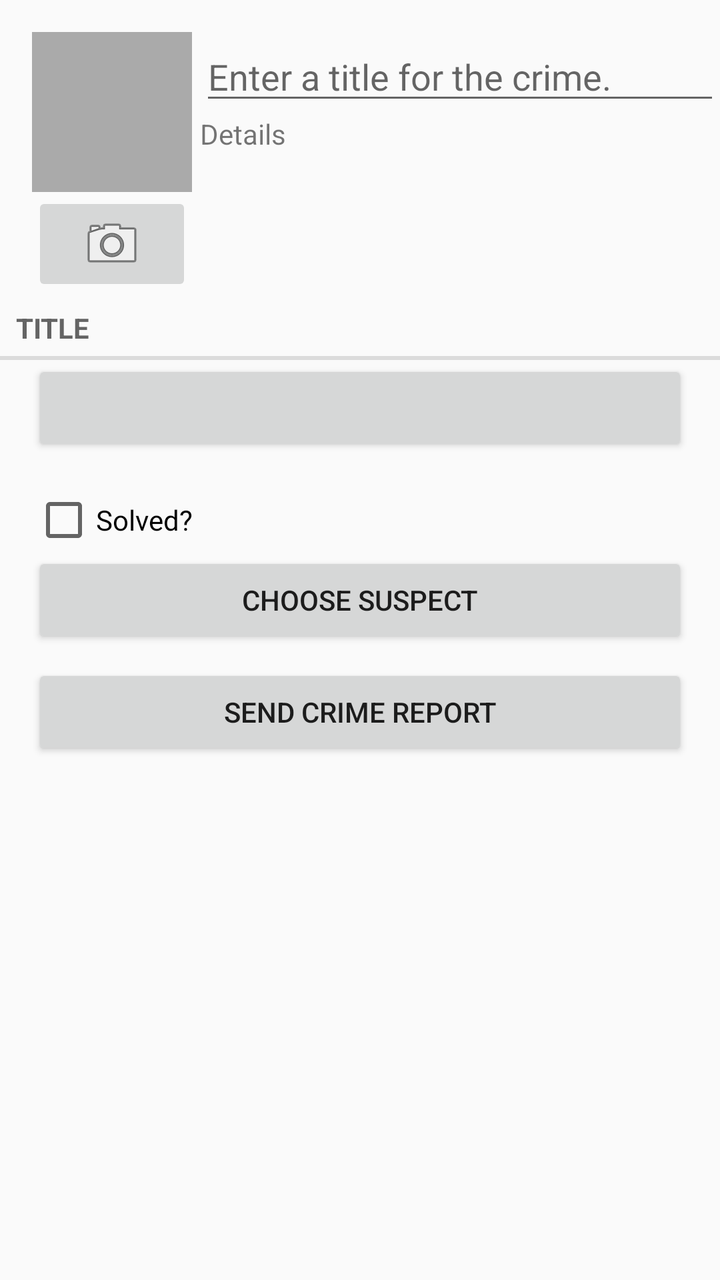
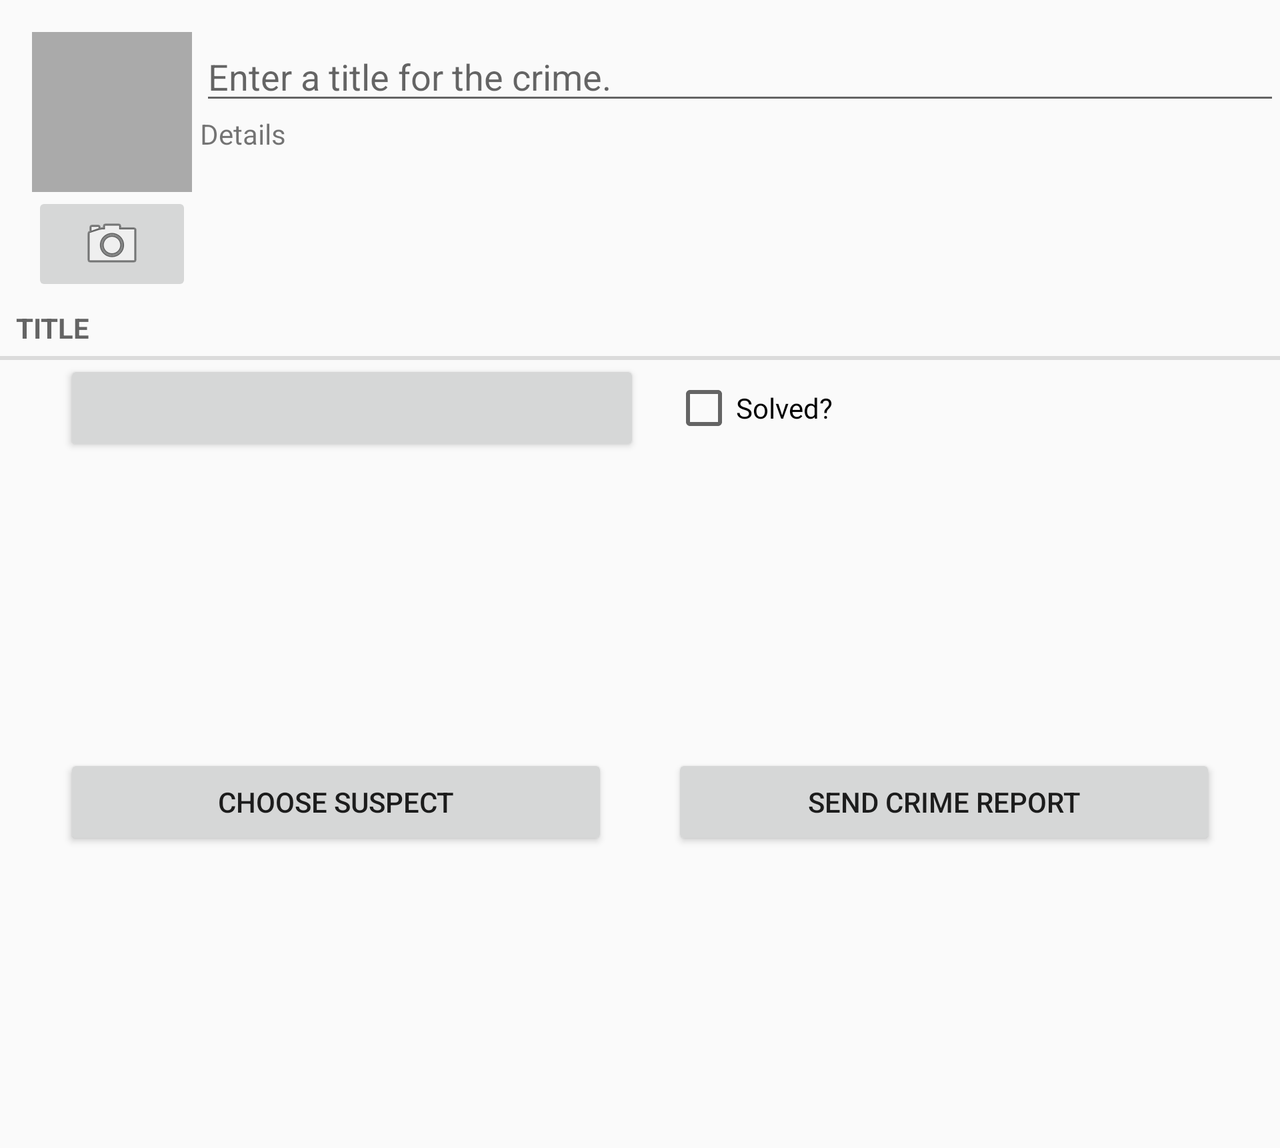

One screen, two layout resources from the same app: the default and the repository's alternative for another configuration. Each is rendered where Android would select it; the XML of both is given below.
<!-- AndroidManifest.xml: application theme AppBaseTheme -->
<!-- res/layout/fragment_crime.xml -->
<?xml version="1.0" encoding="utf-8"?>
<ScrollView xmlns:android="http://schemas.android.com/apk/res/android"
    android:layout_width="match_parent"
    android:layout_height="match_parent">

    <LinearLayout
        android:layout_width="match_parent"
        android:layout_height="wrap_content"
        android:orientation="vertical"
        >

        <LinearLayout android:layout_width="match_parent"
            android:layout_height="match_parent"
            android:orientation="horizontal"
            android:layout_marginStart="16dp"
            android:layout_marginLeft="16dp"
            android:layout_marginTop="16dp">

            <LinearLayout android:layout_width="wrap_content"
                android:layout_height="wrap_content"
                android:orientation="vertical"
                android:layout_marginEnd="4dp"
                android:layout_marginRight="4dp">

                <ImageView
                    android:id="@+id/crime_imageView"
                    android:layout_width="80dp"
                    android:layout_height="80dp"
                    android:scaleType="centerInside"
                    android:background="@android:color/darker_gray"
                    android:cropToPadding="true"/>

                <ImageButton
                    android:id="@+id/crime_imageButton"
                    android:layout_width="match_parent"
                    android:layout_height="wrap_content"
                    android:src="@android:drawable/ic_menu_camera"/>

            </LinearLayout>

            <LinearLayout android:layout_width="wrap_content"
                android:layout_height="wrap_content"
                android:orientation="vertical"
                android:layout_weight="1">

                <EditText android:id="@+id/crime_title"
                    android:layout_width="match_parent"
                    android:layout_height="wrap_content"
                    android:hint="@string/crime_title_hint"
                    />

                <TextView
                    android:layout_width="match_parent"
                    android:layout_height="wrap_content"
                    android:text="@string/crime_details_label"/>

            </LinearLayout>

        </LinearLayout>

        <TextView
            android:layout_width="match_parent"
            android:layout_height="wrap_content"
            android:text="@string/crime_title_label"
            style="?android:listSeparatorTextViewStyle"/>



        <Button
            android:id="@+id/choice_button"
            android:layout_width="match_parent"
            android:layout_height="wrap_content"
            android:layout_marginLeft="16dp"
            android:layout_marginRight="16dp"/>

        <CheckBox
            android:id="@+id/crime_solved"
            android:layout_width="match_parent"
            android:layout_height="wrap_content"
            android:layout_marginLeft="16dp"
            android:layout_marginTop="16dp"
            android:layout_marginRight="16dp"
            android:text="@string/crime_solved_label" />

        <LinearLayout
            android:layout_width="match_parent"
            android:layout_height="match_parent"
            android:orientation="vertical">

            <Button
                android:id="@+id/crime_suspectButton"
                android:layout_width="match_parent"
                android:layout_height="wrap_content"
                android:layout_marginLeft="16dp"
                android:layout_marginRight="16dp"
                android:text="@string/crime_suspect_text"
                android:layout_marginBottom="8dp"/>

            <Button
                android:id="@+id/crime_reportButton"
                android:layout_width="match_parent"
                android:layout_height="wrap_content"
                android:layout_marginLeft="16dp"
                android:layout_marginRight="16dp"
                android:text="@string/crime_report_text"/>

        </LinearLayout>


    </LinearLayout>

</ScrollView>
<!-- resources referenced by this layout -->
<resources>
  <string name="crime_details_label">Details</string>
  <string name="crime_report_text">Send Crime Report</string>
  <string name="crime_solved_label">Solved?</string>
  <string name="crime_suspect_text">Choose Suspect</string>
  <string name="crime_title_hint">Enter a title for the crime.</string>
  <string name="crime_title_label">Title</string>
  <style name="AppBaseTheme" parent="Theme.AppCompat.Light">
          <item name="android:windowNoTitle">false</item>
          <item name="android:windowActionBar">true</item>
          
          <item name="colorPrimary">@color/colorPrimary</item>
          <item name="colorPrimaryDark">@color/colorPrimaryDark</item>
          <item name="colorAccent">@color/colorAccent</item>
      </style>
</resources>
<!-- res/layout-land/fragment_crime.xml (the repository's variant of the layout above) -->
<!-- drawn on the phone turned sideways -->
<?xml version="1.0" encoding="utf-8"?>
<ScrollView xmlns:android="http://schemas.android.com/apk/res/android"
    android:layout_width="match_parent"
    android:layout_height="match_parent">

    <LinearLayout
        android:layout_width="match_parent"
        android:layout_height="match_parent"
        android:orientation="vertical"
        >

        <LinearLayout android:layout_width="match_parent"
            android:layout_height="wrap_content"
            android:orientation="horizontal"
            android:layout_marginLeft="16dp"
            android:layout_marginTop="16dp">

            <LinearLayout android:layout_width="wrap_content"
                android:layout_height="wrap_content"
                android:orientation="vertical"
                android:layout_marginRight="4dp">

                <ImageView
                    android:id="@+id/crime_imageView"
                    android:layout_width="80dp"
                    android:layout_height="80dp"
                    android:scaleType="centerInside"
                    android:background="@android:color/darker_gray"
                    android:cropToPadding="true"/>

                <ImageButton android:id="@+id/crime_imageButton"
                    android:layout_width="match_parent"
                    android:layout_height="wrap_content"
                    android:src="@android:drawable/ic_menu_camera"/>

            </LinearLayout>

            <LinearLayout android:layout_width="wrap_content"
                android:layout_height="wrap_content"
                android:orientation="vertical"
                android:layout_weight="1">

                <EditText android:id="@+id/crime_title"
                    android:layout_width="match_parent"
                    android:layout_height="wrap_content"
                    android:hint="@string/crime_title_hint"
                    android:autofillHints="@string/new_crime"
                    />

                <TextView
                    android:layout_width="match_parent"
                    android:layout_height="wrap_content"
                    android:text="@string/crime_details_label"/>

            </LinearLayout>

        </LinearLayout>

        <TextView
            android:layout_width="match_parent"
            android:layout_height="wrap_content"
            android:text="@string/crime_title_label"
            style="?android:listSeparatorTextViewStyle"/>



        <LinearLayout
            android:layout_width="match_parent"
            android:layout_height="197dp"
            android:layout_marginLeft="16dp"
            android:layout_marginRight="16dp"
            android:orientation="horizontal">

            <Button
                android:id="@+id/choice_button"
                android:layout_width="0dp"
                android:layout_height="wrap_content"
                android:layout_marginLeft="16dp"
                android:layout_marginRight="16dp"
                android:layout_weight="1" />

            <CheckBox
                android:id="@+id/crime_solved"
                android:layout_width="0dp"
                android:layout_height="wrap_content"
                android:layout_weight="1"
                android:text="@string/crime_solved_label" />

        </LinearLayout>

        <LinearLayout
            android:layout_width="match_parent"
            android:layout_height="197dp"
            android:layout_marginLeft="16dp"
            android:layout_marginRight="16dp"
            android:orientation="horizontal">

            <Button
                android:id="@+id/crime_suspectButton"
                android:layout_width="0dp"
                android:layout_height="wrap_content"
                android:layout_marginLeft="16dp"
                android:layout_marginRight="16dp"
                android:text="@string/crime_suspect_text"
                android:layout_weight="1"/>

            <Button
                android:id="@+id/crime_reportButton"
                android:layout_width="0dp"
                android:layout_height="wrap_content"
                android:layout_marginLeft="16dp"
                android:layout_marginRight="16dp"
                android:text="@string/crime_report_text"
                android:layout_weight="1"/>

        </LinearLayout>

    </LinearLayout>

</ScrollView>
<!-- resources referenced by the variant -->
<!-- as the phone turned sideways resolves them -->
<resources>
  <string name="crime_details_label">Details</string>
  <string name="crime_report_text">Send Crime Report</string>
  <string name="crime_solved_label">Solved?</string>
  <string name="crime_suspect_text">Choose Suspect</string>
  <string name="crime_title_hint">Enter a title for the crime.</string>
  <string name="crime_title_label">Title</string>
  <string name="new_crime">New Crime</string>
  <style name="AppBaseTheme" parent="Theme.AppCompat.Light">
          <item name="android:windowNoTitle">false</item>
          <item name="android:windowActionBar">true</item>
          
          <item name="colorPrimary">@color/colorPrimary</item>
          <item name="colorPrimaryDark">@color/colorPrimaryDark</item>
          <item name="colorAccent">@color/colorAccent</item>
      </style>
</resources>
